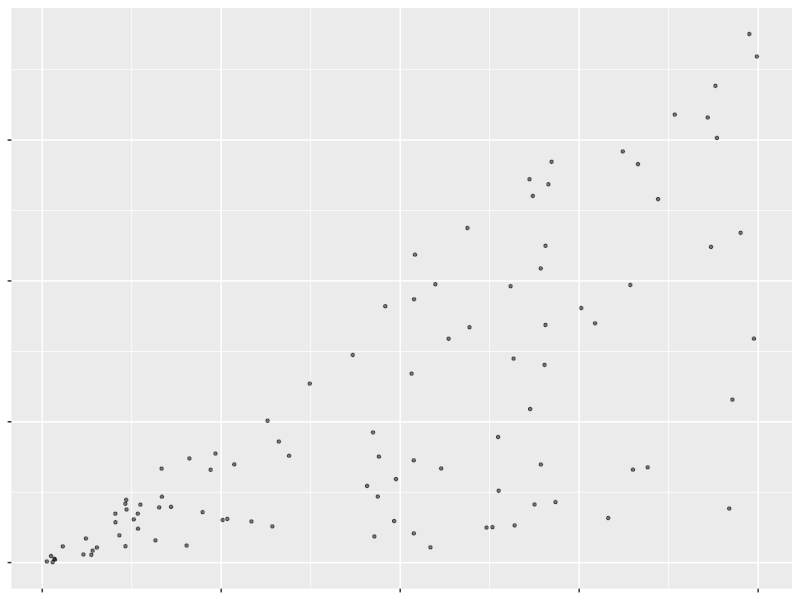
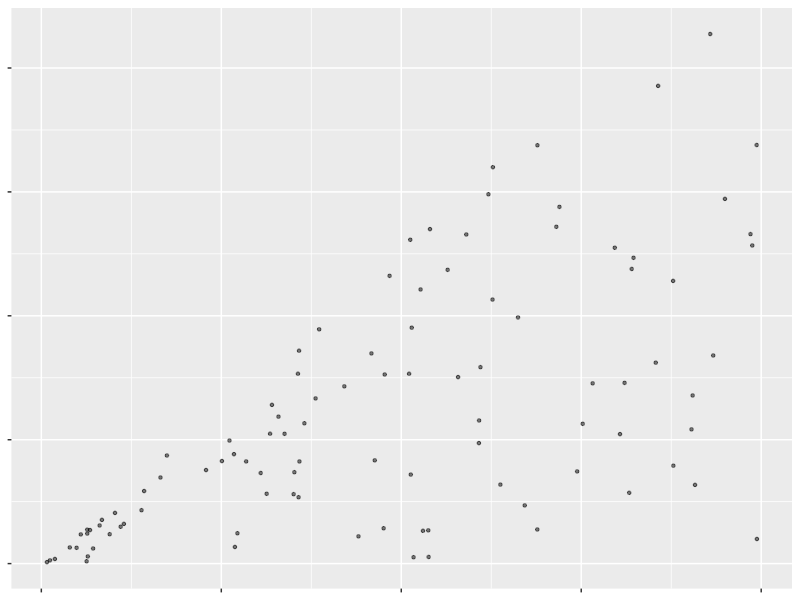
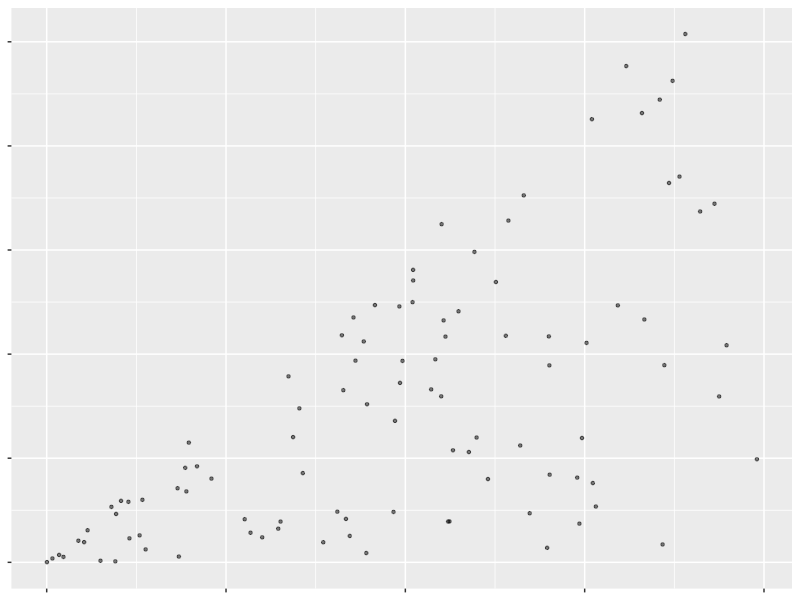
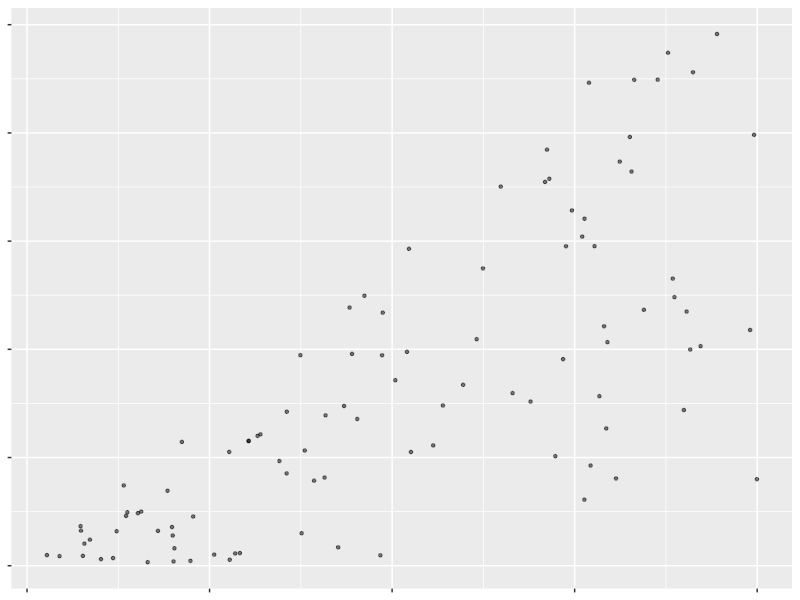
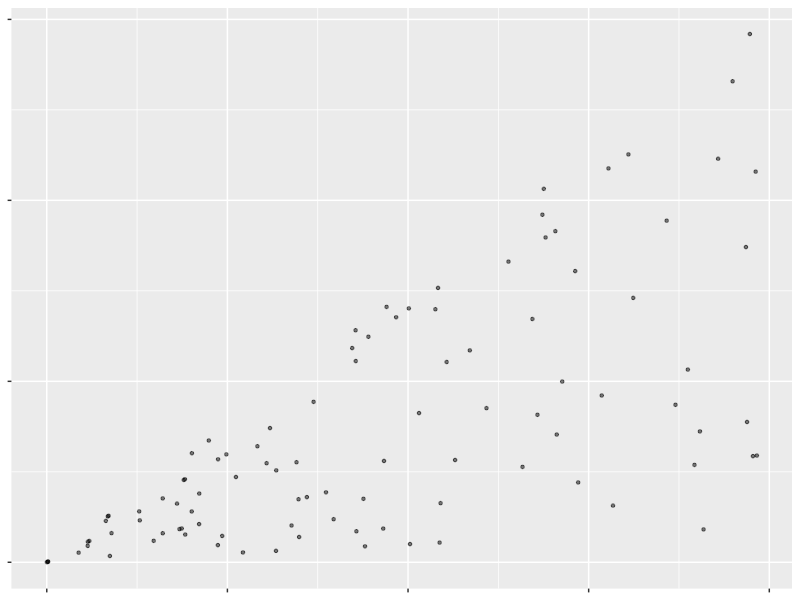
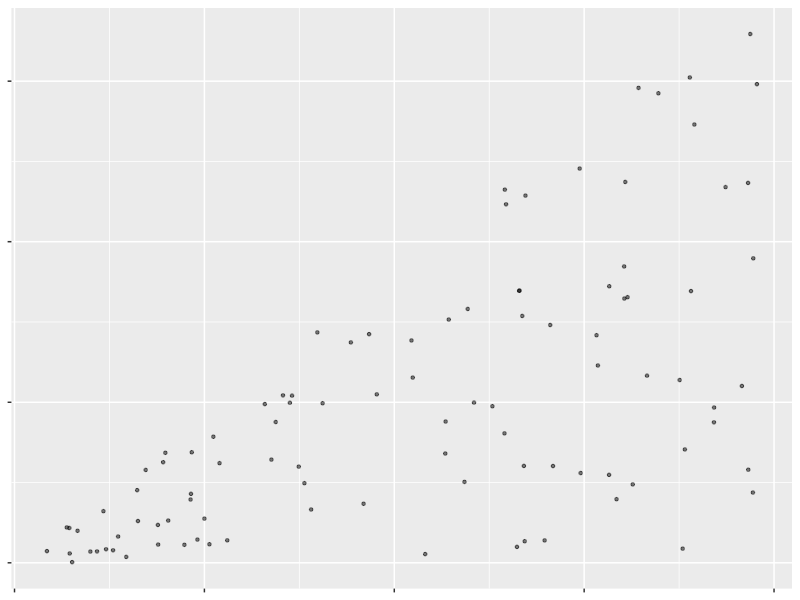
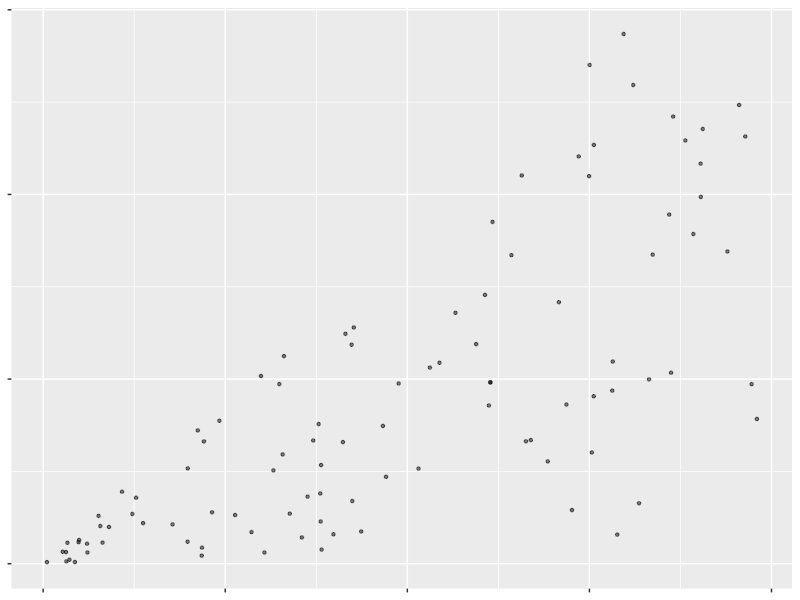
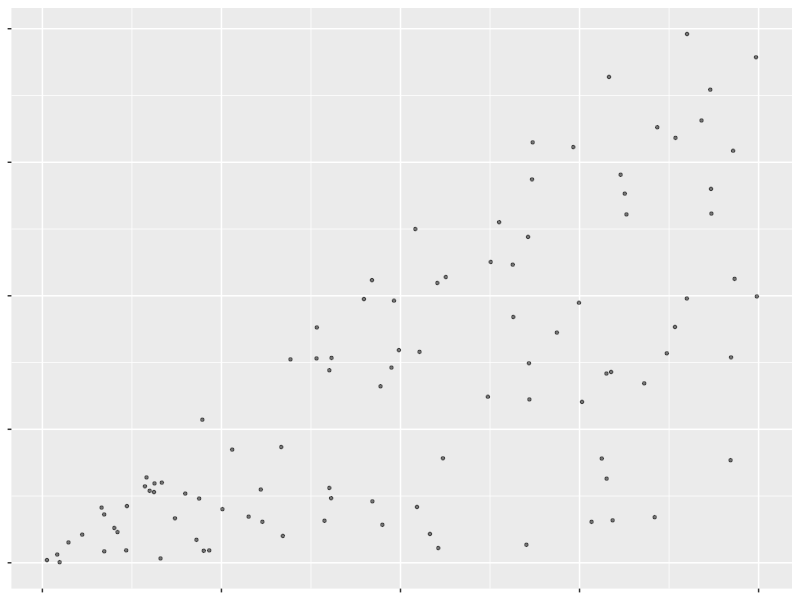

The R source for these figures, in order: (Note: this script raises an error after producing the figures.)
library(ggplot2)


auto_rays <- function(number, ixx, yrange)
{
  
  size = 1.5
  alpha = 0.5
  shape = 20
  col = "black"
  
  min_x <- 0
  max_x <- 1
  
  min_y <- 1
  max_y <- min_y + yrange
  
  x <- runif(number, min_x, max_x)
  y <- runif(number, min_y, max_y*as.double(runif(1,0.2,1.5)))
  
  y <- as.integer(y)
  y <- y * x
  
  data_frame <- data.frame(x, y)
  
  p <- ggplot(data_frame, aes(x, y))
  
  p <- p + geom_point(size = size, shape = shape, col = col, alpha = alpha)
  p <- p + theme(axis.text.y = element_blank(), axis.text.x = element_blank(),axis.title = element_blank())
  
  fname <- "D:\\InfoVis\\Scag_Data_Builder\\rays\\rays_"
  numname <- as.character(number)
  fname <- paste(fname, numname, sep = '') 
  fname <- paste(fname, "_", sep = '')
  numname <- as.character(ixx)
  fname <- paste(fname, numname, sep = '')
  fname <- paste(fname, "_", sep = '')
  fname_csv <- paste(fname, ".csv", sep = '')
  fname_png <- paste(fname, ".png", sep = '')
  #print(fname)
  
  ggsave(fname_png,p,width = 3,height = 3)
  #print(p)
  write.table(data_frame,
              file = fname_csv,
              append = FALSE, 
              quote = FALSE, 
              sep = ",", 
              col.names = FALSE, 
              row.names = FALSE)
  
  print(p)
}

for(i in 1:9)
{
  
  num = i*100
  #num=150
  #print(num)
  
  for(ixx in 1:50)
  {
    yrange <- as.integer(runif(1,10,100))
    auto_rays(num,ixx,yrange)
  }
  
}